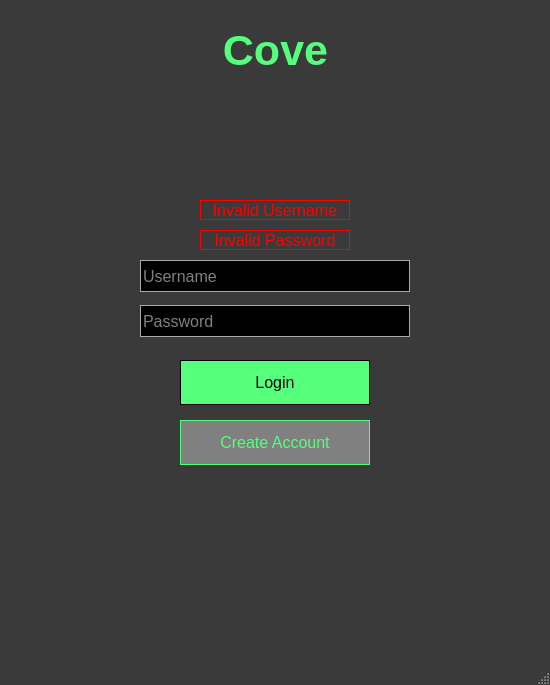
<?xml version="1.0" encoding="UTF-8"?>
<ui version="4.0">
 <class>cove_login</class>
 <widget class="QMainWindow" name="cove_login">
  <property name="geometry">
   <rect>
    <x>0</x>
    <y>0</y>
    <width>550</width>
    <height>685</height>
   </rect>
  </property>
  <property name="palette">
   <palette>
    <active>
     <colorrole role="WindowText">
      <brush brushstyle="SolidPattern">
       <color alpha="255">
        <red>255</red>
        <green>255</green>
        <blue>255</blue>
       </color>
      </brush>
     </colorrole>
     <colorrole role="Button">
      <brush brushstyle="SolidPattern">
       <color alpha="255">
        <red>58</red>
        <green>58</green>
        <blue>58</blue>
       </color>
      </brush>
     </colorrole>
     <colorrole role="Light">
      <brush brushstyle="SolidPattern">
       <color alpha="255">
        <red>87</red>
        <green>87</green>
        <blue>87</blue>
       </color>
      </brush>
     </colorrole>
     <colorrole role="Midlight">
      <brush brushstyle="SolidPattern">
       <color alpha="255">
        <red>72</red>
        <green>72</green>
        <blue>72</blue>
       </color>
      </brush>
     </colorrole>
     <colorrole role="Dark">
      <brush brushstyle="SolidPattern">
       <color alpha="255">
        <red>29</red>
        <green>29</green>
        <blue>29</blue>
       </color>
      </brush>
     </colorrole>
     <colorrole role="Mid">
      <brush brushstyle="SolidPattern">
       <color alpha="255">
        <red>38</red>
        <green>38</green>
        <blue>38</blue>
       </color>
      </brush>
     </colorrole>
     <colorrole role="Text">
      <brush brushstyle="SolidPattern">
       <color alpha="255">
        <red>255</red>
        <green>255</green>
        <blue>255</blue>
       </color>
      </brush>
     </colorrole>
     <colorrole role="BrightText">
      <brush brushstyle="SolidPattern">
       <color alpha="255">
        <red>255</red>
        <green>255</green>
        <blue>255</blue>
       </color>
      </brush>
     </colorrole>
     <colorrole role="ButtonText">
      <brush brushstyle="SolidPattern">
       <color alpha="255">
        <red>255</red>
        <green>255</green>
        <blue>255</blue>
       </color>
      </brush>
     </colorrole>
     <colorrole role="Base">
      <brush brushstyle="SolidPattern">
       <color alpha="255">
        <red>0</red>
        <green>0</green>
        <blue>0</blue>
       </color>
      </brush>
     </colorrole>
     <colorrole role="Window">
      <brush brushstyle="SolidPattern">
       <color alpha="255">
        <red>58</red>
        <green>58</green>
        <blue>58</blue>
       </color>
      </brush>
     </colorrole>
     <colorrole role="Shadow">
      <brush brushstyle="SolidPattern">
       <color alpha="255">
        <red>0</red>
        <green>0</green>
        <blue>0</blue>
       </color>
      </brush>
     </colorrole>
     <colorrole role="AlternateBase">
      <brush brushstyle="SolidPattern">
       <color alpha="255">
        <red>29</red>
        <green>29</green>
        <blue>29</blue>
       </color>
      </brush>
     </colorrole>
     <colorrole role="ToolTipBase">
      <brush brushstyle="SolidPattern">
       <color alpha="255">
        <red>255</red>
        <green>255</green>
        <blue>220</blue>
       </color>
      </brush>
     </colorrole>
     <colorrole role="ToolTipText">
      <brush brushstyle="SolidPattern">
       <color alpha="255">
        <red>0</red>
        <green>0</green>
        <blue>0</blue>
       </color>
      </brush>
     </colorrole>
    </active>
    <inactive>
     <colorrole role="WindowText">
      <brush brushstyle="SolidPattern">
       <color alpha="255">
        <red>255</red>
        <green>255</green>
        <blue>255</blue>
       </color>
      </brush>
     </colorrole>
     <colorrole role="Button">
      <brush brushstyle="SolidPattern">
       <color alpha="255">
        <red>58</red>
        <green>58</green>
        <blue>58</blue>
       </color>
      </brush>
     </colorrole>
     <colorrole role="Light">
      <brush brushstyle="SolidPattern">
       <color alpha="255">
        <red>87</red>
        <green>87</green>
        <blue>87</blue>
       </color>
      </brush>
     </colorrole>
     <colorrole role="Midlight">
      <brush brushstyle="SolidPattern">
       <color alpha="255">
        <red>72</red>
        <green>72</green>
        <blue>72</blue>
       </color>
      </brush>
     </colorrole>
     <colorrole role="Dark">
      <brush brushstyle="SolidPattern">
       <color alpha="255">
        <red>29</red>
        <green>29</green>
        <blue>29</blue>
       </color>
      </brush>
     </colorrole>
     <colorrole role="Mid">
      <brush brushstyle="SolidPattern">
       <color alpha="255">
        <red>38</red>
        <green>38</green>
        <blue>38</blue>
       </color>
      </brush>
     </colorrole>
     <colorrole role="Text">
      <brush brushstyle="SolidPattern">
       <color alpha="255">
        <red>255</red>
        <green>255</green>
        <blue>255</blue>
       </color>
      </brush>
     </colorrole>
     <colorrole role="BrightText">
      <brush brushstyle="SolidPattern">
       <color alpha="255">
        <red>255</red>
        <green>255</green>
        <blue>255</blue>
       </color>
      </brush>
     </colorrole>
     <colorrole role="ButtonText">
      <brush brushstyle="SolidPattern">
       <color alpha="255">
        <red>255</red>
        <green>255</green>
        <blue>255</blue>
       </color>
      </brush>
     </colorrole>
     <colorrole role="Base">
      <brush brushstyle="SolidPattern">
       <color alpha="255">
        <red>0</red>
        <green>0</green>
        <blue>0</blue>
       </color>
      </brush>
     </colorrole>
     <colorrole role="Window">
      <brush brushstyle="SolidPattern">
       <color alpha="255">
        <red>58</red>
        <green>58</green>
        <blue>58</blue>
       </color>
      </brush>
     </colorrole>
     <colorrole role="Shadow">
      <brush brushstyle="SolidPattern">
       <color alpha="255">
        <red>0</red>
        <green>0</green>
        <blue>0</blue>
       </color>
      </brush>
     </colorrole>
     <colorrole role="AlternateBase">
      <brush brushstyle="SolidPattern">
       <color alpha="255">
        <red>29</red>
        <green>29</green>
        <blue>29</blue>
       </color>
      </brush>
     </colorrole>
     <colorrole role="ToolTipBase">
      <brush brushstyle="SolidPattern">
       <color alpha="255">
        <red>255</red>
        <green>255</green>
        <blue>220</blue>
       </color>
      </brush>
     </colorrole>
     <colorrole role="ToolTipText">
      <brush brushstyle="SolidPattern">
       <color alpha="255">
        <red>0</red>
        <green>0</green>
        <blue>0</blue>
       </color>
      </brush>
     </colorrole>
    </inactive>
    <disabled>
     <colorrole role="WindowText">
      <brush brushstyle="SolidPattern">
       <color alpha="255">
        <red>29</red>
        <green>29</green>
        <blue>29</blue>
       </color>
      </brush>
     </colorrole>
     <colorrole role="Button">
      <brush brushstyle="SolidPattern">
       <color alpha="255">
        <red>58</red>
        <green>58</green>
        <blue>58</blue>
       </color>
      </brush>
     </colorrole>
     <colorrole role="Light">
      <brush brushstyle="SolidPattern">
       <color alpha="255">
        <red>87</red>
        <green>87</green>
        <blue>87</blue>
       </color>
      </brush>
     </colorrole>
     <colorrole role="Midlight">
      <brush brushstyle="SolidPattern">
       <color alpha="255">
        <red>72</red>
        <green>72</green>
        <blue>72</blue>
       </color>
      </brush>
     </colorrole>
     <colorrole role="Dark">
      <brush brushstyle="SolidPattern">
       <color alpha="255">
        <red>29</red>
        <green>29</green>
        <blue>29</blue>
       </color>
      </brush>
     </colorrole>
     <colorrole role="Mid">
      <brush brushstyle="SolidPattern">
       <color alpha="255">
        <red>38</red>
        <green>38</green>
        <blue>38</blue>
       </color>
      </brush>
     </colorrole>
     <colorrole role="Text">
      <brush brushstyle="SolidPattern">
       <color alpha="255">
        <red>29</red>
        <green>29</green>
        <blue>29</blue>
       </color>
      </brush>
     </colorrole>
     <colorrole role="BrightText">
      <brush brushstyle="SolidPattern">
       <color alpha="255">
        <red>255</red>
        <green>255</green>
        <blue>255</blue>
       </color>
      </brush>
     </colorrole>
     <colorrole role="ButtonText">
      <brush brushstyle="SolidPattern">
       <color alpha="255">
        <red>29</red>
        <green>29</green>
        <blue>29</blue>
       </color>
      </brush>
     </colorrole>
     <colorrole role="Base">
      <brush brushstyle="SolidPattern">
       <color alpha="255">
        <red>58</red>
        <green>58</green>
        <blue>58</blue>
       </color>
      </brush>
     </colorrole>
     <colorrole role="Window">
      <brush brushstyle="SolidPattern">
       <color alpha="255">
        <red>58</red>
        <green>58</green>
        <blue>58</blue>
       </color>
      </brush>
     </colorrole>
     <colorrole role="Shadow">
      <brush brushstyle="SolidPattern">
       <color alpha="255">
        <red>0</red>
        <green>0</green>
        <blue>0</blue>
       </color>
      </brush>
     </colorrole>
     <colorrole role="AlternateBase">
      <brush brushstyle="SolidPattern">
       <color alpha="255">
        <red>58</red>
        <green>58</green>
        <blue>58</blue>
       </color>
      </brush>
     </colorrole>
     <colorrole role="ToolTipBase">
      <brush brushstyle="SolidPattern">
       <color alpha="255">
        <red>255</red>
        <green>255</green>
        <blue>220</blue>
       </color>
      </brush>
     </colorrole>
     <colorrole role="ToolTipText">
      <brush brushstyle="SolidPattern">
       <color alpha="255">
        <red>0</red>
        <green>0</green>
        <blue>0</blue>
       </color>
      </brush>
     </colorrole>
    </disabled>
   </palette>
  </property>
  <property name="font">
   <font>
    <family>Arial</family>
    <pointsize>12</pointsize>
   </font>
  </property>
  <property name="mouseTracking">
   <bool>false</bool>
  </property>
  <property name="windowTitle">
   <string>Cove Client</string>
  </property>
  <property name="autoFillBackground">
   <bool>false</bool>
  </property>
  <property name="styleSheet">
   <string notr="true"/>
  </property>
  <widget class="QWidget" name="centralWidget">
   <widget class="QLabel" name="label_Cove">
    <property name="geometry">
     <rect>
      <x>88</x>
      <y>25</y>
      <width>375</width>
      <height>50</height>
     </rect>
    </property>
    <property name="font">
     <font>
      <pointsize>32</pointsize>
      <weight>75</weight>
      <bold>true</bold>
     </font>
    </property>
    <property name="layoutDirection">
     <enum>Qt::LeftToRight</enum>
    </property>
    <property name="styleSheet">
     <string notr="true">QLabel{
	color: rgb(84, 255, 124);
}</string>
    </property>
    <property name="frameShape">
     <enum>QFrame::NoFrame</enum>
    </property>
    <property name="text">
     <string>Cove</string>
    </property>
    <property name="textFormat">
     <enum>Qt::AutoText</enum>
    </property>
    <property name="alignment">
     <set>Qt::AlignCenter</set>
    </property>
   </widget>
   <widget class="QPushButton" name="pushButton_CreateAccount">
    <property name="geometry">
     <rect>
      <x>180</x>
      <y>420</y>
      <width>190</width>
      <height>45</height>
     </rect>
    </property>
    <property name="palette">
     <palette>
      <active>
       <colorrole role="WindowText">
        <brush brushstyle="SolidPattern">
         <color alpha="255">
          <red>85</red>
          <green>255</green>
          <blue>124</blue>
         </color>
        </brush>
       </colorrole>
       <colorrole role="Button">
        <brush brushstyle="SolidPattern">
         <color alpha="255">
          <red>128</red>
          <green>128</green>
          <blue>128</blue>
         </color>
        </brush>
       </colorrole>
       <colorrole role="Light">
        <brush brushstyle="SolidPattern">
         <color alpha="255">
          <red>213</red>
          <green>127</green>
          <blue>255</blue>
         </color>
        </brush>
       </colorrole>
       <colorrole role="Midlight">
        <brush brushstyle="SolidPattern">
         <color alpha="255">
          <red>191</red>
          <green>63</green>
          <blue>255</blue>
         </color>
        </brush>
       </colorrole>
       <colorrole role="Dark">
        <brush brushstyle="SolidPattern">
         <color alpha="255">
          <red>85</red>
          <green>0</green>
          <blue>127</blue>
         </color>
        </brush>
       </colorrole>
       <colorrole role="Mid">
        <brush brushstyle="SolidPattern">
         <color alpha="255">
          <red>113</red>
          <green>0</green>
          <blue>170</blue>
         </color>
        </brush>
       </colorrole>
       <colorrole role="Text">
        <brush brushstyle="SolidPattern">
         <color alpha="255">
          <red>85</red>
          <green>255</green>
          <blue>124</blue>
         </color>
        </brush>
       </colorrole>
       <colorrole role="BrightText">
        <brush brushstyle="SolidPattern">
         <color alpha="255">
          <red>255</red>
          <green>255</green>
          <blue>255</blue>
         </color>
        </brush>
       </colorrole>
       <colorrole role="ButtonText">
        <brush brushstyle="SolidPattern">
         <color alpha="255">
          <red>85</red>
          <green>255</green>
          <blue>124</blue>
         </color>
        </brush>
       </colorrole>
       <colorrole role="Base">
        <brush brushstyle="SolidPattern">
         <color alpha="255">
          <red>128</red>
          <green>128</green>
          <blue>128</blue>
         </color>
        </brush>
       </colorrole>
       <colorrole role="Window">
        <brush brushstyle="SolidPattern">
         <color alpha="255">
          <red>128</red>
          <green>128</green>
          <blue>128</blue>
         </color>
        </brush>
       </colorrole>
       <colorrole role="Shadow">
        <brush brushstyle="SolidPattern">
         <color alpha="255">
          <red>0</red>
          <green>0</green>
          <blue>0</blue>
         </color>
        </brush>
       </colorrole>
       <colorrole role="Highlight">
        <brush brushstyle="SolidPattern">
         <color alpha="255">
          <red>0</red>
          <green>0</green>
          <blue>0</blue>
         </color>
        </brush>
       </colorrole>
       <colorrole role="HighlightedText">
        <brush brushstyle="SolidPattern">
         <color alpha="255">
          <red>128</red>
          <green>128</green>
          <blue>128</blue>
         </color>
        </brush>
       </colorrole>
       <colorrole role="AlternateBase">
        <brush brushstyle="SolidPattern">
         <color alpha="255">
          <red>128</red>
          <green>128</green>
          <blue>128</blue>
         </color>
        </brush>
       </colorrole>
       <colorrole role="ToolTipBase">
        <brush brushstyle="SolidPattern">
         <color alpha="255">
          <red>255</red>
          <green>255</green>
          <blue>220</blue>
         </color>
        </brush>
       </colorrole>
       <colorrole role="ToolTipText">
        <brush brushstyle="SolidPattern">
         <color alpha="255">
          <red>0</red>
          <green>0</green>
          <blue>0</blue>
         </color>
        </brush>
       </colorrole>
      </active>
      <inactive>
       <colorrole role="WindowText">
        <brush brushstyle="SolidPattern">
         <color alpha="255">
          <red>85</red>
          <green>255</green>
          <blue>124</blue>
         </color>
        </brush>
       </colorrole>
       <colorrole role="Button">
        <brush brushstyle="SolidPattern">
         <color alpha="255">
          <red>128</red>
          <green>128</green>
          <blue>128</blue>
         </color>
        </brush>
       </colorrole>
       <colorrole role="Light">
        <brush brushstyle="SolidPattern">
         <color alpha="255">
          <red>213</red>
          <green>127</green>
          <blue>255</blue>
         </color>
        </brush>
       </colorrole>
       <colorrole role="Midlight">
        <brush brushstyle="SolidPattern">
         <color alpha="255">
          <red>191</red>
          <green>63</green>
          <blue>255</blue>
         </color>
        </brush>
       </colorrole>
       <colorrole role="Dark">
        <brush brushstyle="SolidPattern">
         <color alpha="255">
          <red>85</red>
          <green>0</green>
          <blue>127</blue>
         </color>
        </brush>
       </colorrole>
       <colorrole role="Mid">
        <brush brushstyle="SolidPattern">
         <color alpha="255">
          <red>113</red>
          <green>0</green>
          <blue>170</blue>
         </color>
        </brush>
       </colorrole>
       <colorrole role="Text">
        <brush brushstyle="SolidPattern">
         <color alpha="255">
          <red>85</red>
          <green>255</green>
          <blue>124</blue>
         </color>
        </brush>
       </colorrole>
       <colorrole role="BrightText">
        <brush brushstyle="SolidPattern">
         <color alpha="255">
          <red>255</red>
          <green>255</green>
          <blue>255</blue>
         </color>
        </brush>
       </colorrole>
       <colorrole role="ButtonText">
        <brush brushstyle="SolidPattern">
         <color alpha="255">
          <red>85</red>
          <green>255</green>
          <blue>124</blue>
         </color>
        </brush>
       </colorrole>
       <colorrole role="Base">
        <brush brushstyle="SolidPattern">
         <color alpha="255">
          <red>128</red>
          <green>128</green>
          <blue>128</blue>
         </color>
        </brush>
       </colorrole>
       <colorrole role="Window">
        <brush brushstyle="SolidPattern">
         <color alpha="255">
          <red>128</red>
          <green>128</green>
          <blue>128</blue>
         </color>
        </brush>
       </colorrole>
       <colorrole role="Shadow">
        <brush brushstyle="SolidPattern">
         <color alpha="255">
          <red>0</red>
          <green>0</green>
          <blue>0</blue>
         </color>
        </brush>
       </colorrole>
       <colorrole role="Highlight">
        <brush brushstyle="SolidPattern">
         <color alpha="255">
          <red>0</red>
          <green>0</green>
          <blue>0</blue>
         </color>
        </brush>
       </colorrole>
       <colorrole role="HighlightedText">
        <brush brushstyle="SolidPattern">
         <color alpha="255">
          <red>128</red>
          <green>128</green>
          <blue>128</blue>
         </color>
        </brush>
       </colorrole>
       <colorrole role="AlternateBase">
        <brush brushstyle="SolidPattern">
         <color alpha="255">
          <red>128</red>
          <green>128</green>
          <blue>128</blue>
         </color>
        </brush>
       </colorrole>
       <colorrole role="ToolTipBase">
        <brush brushstyle="SolidPattern">
         <color alpha="255">
          <red>255</red>
          <green>255</green>
          <blue>220</blue>
         </color>
        </brush>
       </colorrole>
       <colorrole role="ToolTipText">
        <brush brushstyle="SolidPattern">
         <color alpha="255">
          <red>0</red>
          <green>0</green>
          <blue>0</blue>
         </color>
        </brush>
       </colorrole>
      </inactive>
      <disabled>
       <colorrole role="WindowText">
        <brush brushstyle="SolidPattern">
         <color alpha="255">
          <red>85</red>
          <green>255</green>
          <blue>124</blue>
         </color>
        </brush>
       </colorrole>
       <colorrole role="Button">
        <brush brushstyle="SolidPattern">
         <color alpha="255">
          <red>128</red>
          <green>128</green>
          <blue>128</blue>
         </color>
        </brush>
       </colorrole>
       <colorrole role="Light">
        <brush brushstyle="SolidPattern">
         <color alpha="255">
          <red>213</red>
          <green>127</green>
          <blue>255</blue>
         </color>
        </brush>
       </colorrole>
       <colorrole role="Midlight">
        <brush brushstyle="SolidPattern">
         <color alpha="255">
          <red>191</red>
          <green>63</green>
          <blue>255</blue>
         </color>
        </brush>
       </colorrole>
       <colorrole role="Dark">
        <brush brushstyle="SolidPattern">
         <color alpha="255">
          <red>85</red>
          <green>0</green>
          <blue>127</blue>
         </color>
        </brush>
       </colorrole>
       <colorrole role="Mid">
        <brush brushstyle="SolidPattern">
         <color alpha="255">
          <red>113</red>
          <green>0</green>
          <blue>170</blue>
         </color>
        </brush>
       </colorrole>
       <colorrole role="Text">
        <brush brushstyle="SolidPattern">
         <color alpha="255">
          <red>85</red>
          <green>255</green>
          <blue>124</blue>
         </color>
        </brush>
       </colorrole>
       <colorrole role="BrightText">
        <brush brushstyle="SolidPattern">
         <color alpha="255">
          <red>255</red>
          <green>255</green>
          <blue>255</blue>
         </color>
        </brush>
       </colorrole>
       <colorrole role="ButtonText">
        <brush brushstyle="SolidPattern">
         <color alpha="255">
          <red>85</red>
          <green>255</green>
          <blue>124</blue>
         </color>
        </brush>
       </colorrole>
       <colorrole role="Base">
        <brush brushstyle="SolidPattern">
         <color alpha="255">
          <red>128</red>
          <green>128</green>
          <blue>128</blue>
         </color>
        </brush>
       </colorrole>
       <colorrole role="Window">
        <brush brushstyle="SolidPattern">
         <color alpha="255">
          <red>128</red>
          <green>128</green>
          <blue>128</blue>
         </color>
        </brush>
       </colorrole>
       <colorrole role="Shadow">
        <brush brushstyle="SolidPattern">
         <color alpha="255">
          <red>0</red>
          <green>0</green>
          <blue>0</blue>
         </color>
        </brush>
       </colorrole>
       <colorrole role="Highlight">
        <brush brushstyle="SolidPattern">
         <color alpha="255">
          <red>0</red>
          <green>0</green>
          <blue>0</blue>
         </color>
        </brush>
       </colorrole>
       <colorrole role="HighlightedText">
        <brush brushstyle="SolidPattern">
         <color alpha="255">
          <red>128</red>
          <green>128</green>
          <blue>128</blue>
         </color>
        </brush>
       </colorrole>
       <colorrole role="AlternateBase">
        <brush brushstyle="SolidPattern">
         <color alpha="255">
          <red>128</red>
          <green>128</green>
          <blue>128</blue>
         </color>
        </brush>
       </colorrole>
       <colorrole role="ToolTipBase">
        <brush brushstyle="SolidPattern">
         <color alpha="255">
          <red>255</red>
          <green>255</green>
          <blue>220</blue>
         </color>
        </brush>
       </colorrole>
       <colorrole role="ToolTipText">
        <brush brushstyle="SolidPattern">
         <color alpha="255">
          <red>0</red>
          <green>0</green>
          <blue>0</blue>
         </color>
        </brush>
       </colorrole>
      </disabled>
     </palette>
    </property>
    <property name="font">
     <font>
      <family>Arial</family>
      <pointsize>12</pointsize>
      <weight>50</weight>
      <italic>false</italic>
      <bold>false</bold>
     </font>
    </property>
    <property name="autoFillBackground">
     <bool>false</bool>
    </property>
    <property name="styleSheet">
     <string notr="true">QPushButton
{
	color: #55ff7c;
	background-color: grey;
	alternate-background-color: grey;
	font: 12pt &quot;Arial&quot;;
	selection-color: grey;
	selection-background-color: black;
	border: 1px solid #55ff7c
}
QPushButton:hover
{
	border: 2px solid #55ff7c;
}
</string>
    </property>
    <property name="text">
     <string>Create Account</string>
    </property>
   </widget>
   <widget class="QLabel" name="label_LoginLogo">
    <property name="geometry">
     <rect>
      <x>225</x>
      <y>100</y>
      <width>100</width>
      <height>100</height>
     </rect>
    </property>
    <property name="autoFillBackground">
     <bool>false</bool>
    </property>
    <property name="text">
     <string/>
    </property>
    <property name="alignment">
     <set>Qt::AlignCenter</set>
    </property>
   </widget>
   <widget class="QLineEdit" name="lineEdit_Password">
    <property name="geometry">
     <rect>
      <x>140</x>
      <y>305</y>
      <width>270</width>
      <height>32</height>
     </rect>
    </property>
    <property name="font">
     <font>
      <family>Arial</family>
      <pointsize>12</pointsize>
     </font>
    </property>
    <property name="acceptDrops">
     <bool>false</bool>
    </property>
    <property name="styleSheet">
     <string notr="true">QLineEdit
{
	color: white;
	background-color: black;
	alternate-background-color: black;
	font: 12pt &quot;Arial&quot;;
	selection-color: black;
	selection-background-color: white;
	border: 1px solid darkgrey;
}
QLineEdit:hover
{
	border: 1px solid lightgrey;
}
QLineEdit:focus
{
	border: 1px solid  rgb(84, 255, 124);
}</string>
    </property>
    <property name="maxLength">
     <number>24</number>
    </property>
    <property name="frame">
     <bool>false</bool>
    </property>
    <property name="echoMode">
     <enum>QLineEdit::Password</enum>
    </property>
    <property name="placeholderText">
     <string>Password</string>
    </property>
   </widget>
   <widget class="QLineEdit" name="lineEdit_Username">
    <property name="geometry">
     <rect>
      <x>140</x>
      <y>260</y>
      <width>270</width>
      <height>32</height>
     </rect>
    </property>
    <property name="font">
     <font>
      <family>Arial</family>
      <pointsize>12</pointsize>
     </font>
    </property>
    <property name="acceptDrops">
     <bool>false</bool>
    </property>
    <property name="styleSheet">
     <string notr="true">QLineEdit
{
	color: white;
	background-color: black;
	alternate-background-color: black;
	font: 12pt &quot;Arial&quot;;
	selection-color: black;
	selection-background-color: white;
	border: 1px solid darkgrey;
}
QLineEdit:hover
{
	border: 1px solid lightgrey;
}
QLineEdit:focus
{
	border: 1px solid  rgb(84, 255, 124);
}</string>
    </property>
    <property name="maxLength">
     <number>24</number>
    </property>
    <property name="frame">
     <bool>false</bool>
    </property>
    <property name="placeholderText">
     <string>Username</string>
    </property>
   </widget>
   <widget class="QLabel" name="label_InvalidPassword">
    <property name="geometry">
     <rect>
      <x>200</x>
      <y>230</y>
      <width>150</width>
      <height>20</height>
     </rect>
    </property>
    <property name="font">
     <font>
      <family>Arial</family>
      <pointsize>12</pointsize>
     </font>
    </property>
    <property name="styleSheet">
     <string notr="true">QLabel{
	color: red;
	background-color: none;
	border: 1px solid red;
}</string>
    </property>
    <property name="text">
     <string>Invalid Password</string>
    </property>
    <property name="alignment">
     <set>Qt::AlignCenter</set>
    </property>
   </widget>
   <widget class="QLabel" name="label_InvalidUsername">
    <property name="geometry">
     <rect>
      <x>200</x>
      <y>200</y>
      <width>150</width>
      <height>20</height>
     </rect>
    </property>
    <property name="font">
     <font>
      <family>Arial</family>
      <pointsize>12</pointsize>
     </font>
    </property>
    <property name="styleSheet">
     <string notr="true">QLabel{
	color: red;
	background-color: none;
	border: 1px solid red;
}</string>
    </property>
    <property name="text">
     <string>Invalid Username</string>
    </property>
    <property name="alignment">
     <set>Qt::AlignCenter</set>
    </property>
   </widget>
   <widget class="QPushButton" name="pushButton_LogIn">
    <property name="geometry">
     <rect>
      <x>180</x>
      <y>360</y>
      <width>190</width>
      <height>45</height>
     </rect>
    </property>
    <property name="styleSheet">
     <string notr="true">QPushButton
{
	color: black;
	background-color: #55ff7c;
	alternate-background-color: grey;
	font: 12pt &quot;Arial&quot;;
	selection-color: grey;
	selection-background-color: black;
	border: 1px solid black
}
QPushButton:hover
{
	border: 2px solid black;
}
QPushButton:disabled
{
	color: lightgrey;
	background-color: grey;
	border: 1px solid lightgrey;
}</string>
    </property>
    <property name="text">
     <string>Login</string>
    </property>
   </widget>
  </widget>
  <widget class="QStatusBar" name="statusBar"/>
 </widget>
 <layoutdefault spacing="6" margin="11"/>
 <tabstops>
  <tabstop>lineEdit_Username</tabstop>
  <tabstop>lineEdit_Password</tabstop>
  <tabstop>pushButton_LogIn</tabstop>
  <tabstop>pushButton_CreateAccount</tabstop>
 </tabstops>
 <resources/>
 <connections/>
</ui>
